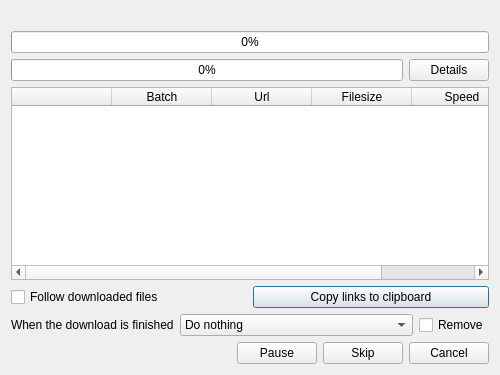
<?xml version="1.0" encoding="UTF-8"?>
<ui version="4.0">
 <class>BatchWindow</class>
 <widget class="QDialog" name="BatchWindow">
  <property name="geometry">
   <rect>
    <x>0</x>
    <y>0</y>
    <width>500</width>
    <height>375</height>
   </rect>
  </property>
  <property name="sizePolicy">
   <sizepolicy hsizetype="Ignored" vsizetype="Minimum">
    <horstretch>0</horstretch>
    <verstretch>0</verstretch>
   </sizepolicy>
  </property>
  <property name="windowTitle">
   <string>Batch download</string>
  </property>
  <property name="windowIcon">
   <iconset resource="../../resources/resources.qrc">
    <normaloff>:/images/icon.ico</normaloff>:/images/icon.ico</iconset>
  </property>
  <property name="modal">
   <bool>false</bool>
  </property>
  <layout class="QGridLayout" name="gridLayout" columnstretch="1,0,0">
   <item row="3" column="0" colspan="3">
    <widget class="QWidget" name="details" native="true">
     <property name="sizePolicy">
      <sizepolicy hsizetype="Expanding" vsizetype="Expanding">
       <horstretch>0</horstretch>
       <verstretch>0</verstretch>
      </sizepolicy>
     </property>
     <layout class="QVBoxLayout" name="verticalLayout">
      <property name="leftMargin">
       <number>0</number>
      </property>
      <property name="topMargin">
       <number>0</number>
      </property>
      <property name="rightMargin">
       <number>0</number>
      </property>
      <property name="bottomMargin">
       <number>0</number>
      </property>
      <item>
       <widget class="QTableWidget" name="tableWidget">
        <property name="editTriggers">
         <set>QAbstractItemView::EditTrigger::NoEditTriggers</set>
        </property>
        <property name="showDropIndicator" stdset="0">
         <bool>false</bool>
        </property>
        <property name="dragDropOverwriteMode">
         <bool>false</bool>
        </property>
        <property name="verticalScrollMode">
         <enum>QAbstractItemView::ScrollMode::ScrollPerPixel</enum>
        </property>
        <property name="horizontalScrollMode">
         <enum>QAbstractItemView::ScrollMode::ScrollPerPixel</enum>
        </property>
        <attribute name="horizontalHeaderHighlightSections">
         <bool>false</bool>
        </attribute>
        <attribute name="verticalHeaderVisible">
         <bool>false</bool>
        </attribute>
        <attribute name="verticalHeaderDefaultSectionSize">
         <number>24</number>
        </attribute>
        <column>
         <property name="text">
          <string/>
         </property>
        </column>
        <column>
         <property name="text">
          <string>Batch</string>
         </property>
        </column>
        <column>
         <property name="text">
          <string>Url</string>
         </property>
        </column>
        <column>
         <property name="text">
          <string>Filesize</string>
         </property>
        </column>
        <column>
         <property name="text">
          <string>Speed</string>
         </property>
        </column>
        <column>
         <property name="text">
          <string>Progress</string>
         </property>
        </column>
       </widget>
      </item>
      <item>
       <layout class="QHBoxLayout" name="horizontalLayout_3">
        <item>
         <widget class="QCheckBox" name="checkScrollToDownload">
          <property name="text">
           <string>Follow downloaded files</string>
          </property>
         </widget>
        </item>
        <item>
         <widget class="QPushButton" name="buttonCopyToClipboard">
          <property name="text">
           <string>Copy links to clipboard</string>
          </property>
         </widget>
        </item>
       </layout>
      </item>
      <item>
       <layout class="QHBoxLayout" name="horizontalLayout_2" stretch="0,1,0">
        <item>
         <widget class="QLabel" name="label">
          <property name="text">
           <string>When the download is finished</string>
          </property>
         </widget>
        </item>
        <item>
         <widget class="QComboBox" name="comboEnd">
          <item>
           <property name="text">
            <string>Do nothing</string>
           </property>
          </item>
          <item>
           <property name="text">
            <string>Close window</string>
           </property>
          </item>
          <item>
           <property name="text">
            <string>Open CD tray</string>
           </property>
          </item>
          <item>
           <property name="text">
            <string>Open destination folder</string>
           </property>
          </item>
          <item>
           <property name="text">
            <string>Play a sound</string>
           </property>
          </item>
          <item>
           <property name="text">
            <string>Shutdown</string>
           </property>
          </item>
         </widget>
        </item>
        <item>
         <widget class="QCheckBox" name="checkRemove">
          <property name="text">
           <string>Remove</string>
          </property>
         </widget>
        </item>
       </layout>
      </item>
     </layout>
    </widget>
   </item>
   <item row="2" column="2">
    <widget class="QPushButton" name="buttonDetails">
     <property name="text">
      <string>Details</string>
     </property>
     <property name="checkable">
      <bool>true</bool>
     </property>
    </widget>
   </item>
   <item row="5" column="0" colspan="3">
    <layout class="QHBoxLayout" name="horizontalLayout" stretch="1,1,0,0,0">
     <item>
      <widget class="QLabel" name="labelImages">
       <property name="text">
        <string/>
       </property>
      </widget>
     </item>
     <item>
      <widget class="QLabel" name="labelSpeed">
       <property name="text">
        <string/>
       </property>
      </widget>
     </item>
     <item>
      <widget class="QPushButton" name="buttonPause">
       <property name="text">
        <string>Pause</string>
       </property>
      </widget>
     </item>
     <item>
      <widget class="QPushButton" name="buttonSkip">
       <property name="text">
        <string>Skip</string>
       </property>
      </widget>
     </item>
     <item>
      <widget class="QPushButton" name="cancelButton">
       <property name="text">
        <string>Cancel</string>
       </property>
      </widget>
     </item>
    </layout>
   </item>
   <item row="0" column="0" colspan="3">
    <widget class="QLabel" name="labelMessage">
     <property name="sizePolicy">
      <sizepolicy hsizetype="Preferred" vsizetype="Fixed">
       <horstretch>0</horstretch>
       <verstretch>0</verstretch>
      </sizepolicy>
     </property>
     <property name="text">
      <string/>
     </property>
    </widget>
   </item>
   <item row="2" column="0" colspan="2">
    <widget class="QProgressBar" name="progressCurrent">
     <property name="value">
      <number>0</number>
     </property>
     <property name="format">
      <string notr="true">%p%</string>
     </property>
    </widget>
   </item>
   <item row="1" column="0" colspan="3">
    <widget class="QProgressBar" name="progressTotal">
     <property name="value">
      <number>0</number>
     </property>
    </widget>
   </item>
  </layout>
 </widget>
 <tabstops>
  <tabstop>buttonDetails</tabstop>
  <tabstop>tableWidget</tabstop>
  <tabstop>comboEnd</tabstop>
  <tabstop>checkRemove</tabstop>
  <tabstop>buttonPause</tabstop>
  <tabstop>cancelButton</tabstop>
 </tabstops>
 <resources>
  <include location="../../resources/resources.qrc"/>
 </resources>
 <connections>
  <connection>
   <sender>buttonCopyToClipboard</sender>
   <signal>clicked()</signal>
   <receiver>BatchWindow</receiver>
   <slot>copyToClipboard()</slot>
   <hints>
    <hint type="sourcelabel">
     <x>98</x>
     <y>277</y>
    </hint>
    <hint type="destinationlabel">
     <x>136</x>
     <y>236</y>
    </hint>
   </hints>
  </connection>
  <connection>
   <sender>cancelButton</sender>
   <signal>clicked()</signal>
   <receiver>BatchWindow</receiver>
   <slot>reject()</slot>
   <hints>
    <hint type="sourcelabel">
     <x>393</x>
     <y>321</y>
    </hint>
    <hint type="destinationlabel">
     <x>425</x>
     <y>327</y>
    </hint>
   </hints>
  </connection>
  <connection>
   <sender>buttonPause</sender>
   <signal>clicked()</signal>
   <receiver>BatchWindow</receiver>
   <slot>pause()</slot>
   <hints>
    <hint type="sourcelabel">
     <x>253</x>
     <y>335</y>
    </hint>
    <hint type="destinationlabel">
     <x>298</x>
     <y>341</y>
    </hint>
   </hints>
  </connection>
  <connection>
   <sender>buttonSkip</sender>
   <signal>clicked()</signal>
   <receiver>BatchWindow</receiver>
   <slot>skip()</slot>
   <hints>
    <hint type="sourcelabel">
     <x>297</x>
     <y>320</y>
    </hint>
    <hint type="destinationlabel">
     <x>332</x>
     <y>309</y>
    </hint>
   </hints>
  </connection>
  <connection>
   <sender>buttonDetails</sender>
   <signal>clicked(bool)</signal>
   <receiver>BatchWindow</receiver>
   <slot>toggleDetails(bool)</slot>
   <hints>
    <hint type="sourcelabel">
     <x>465</x>
     <y>80</y>
    </hint>
    <hint type="destinationlabel">
     <x>495</x>
     <y>76</y>
    </hint>
   </hints>
  </connection>
 </connections>
 <slots>
  <slot>copyToClipboard()</slot>
  <slot>pause()</slot>
  <slot>skip()</slot>
  <slot>toggleDetails(bool)</slot>
 </slots>
</ui>
